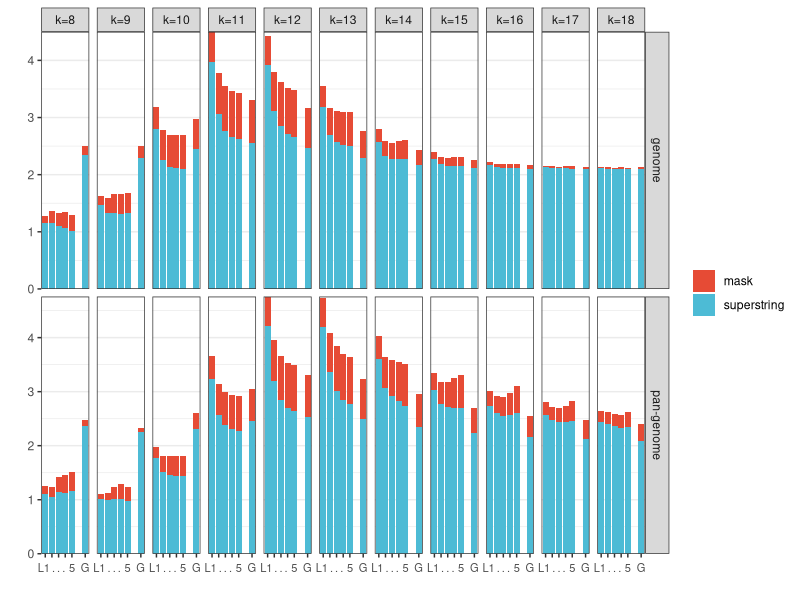
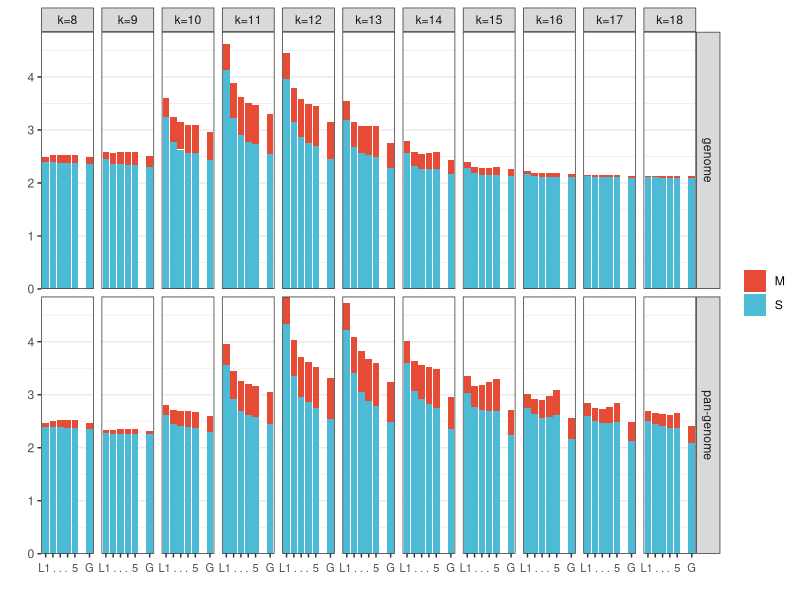
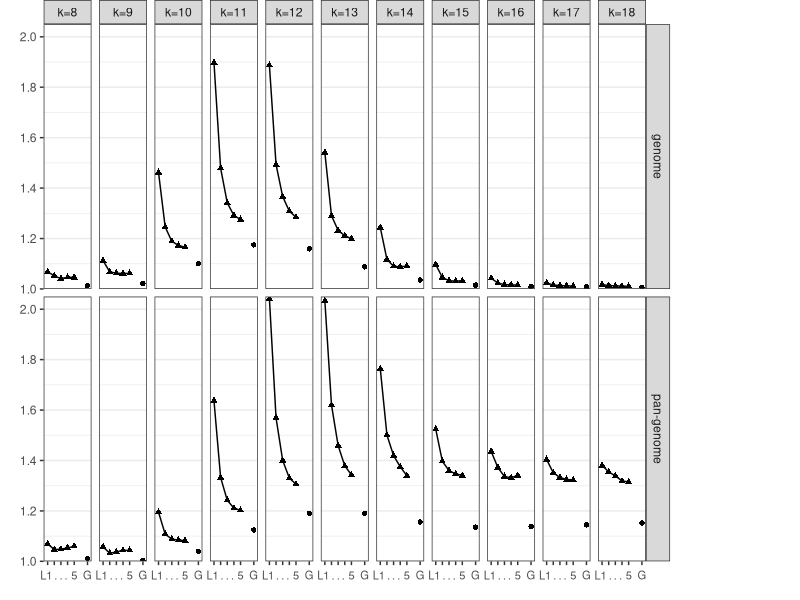
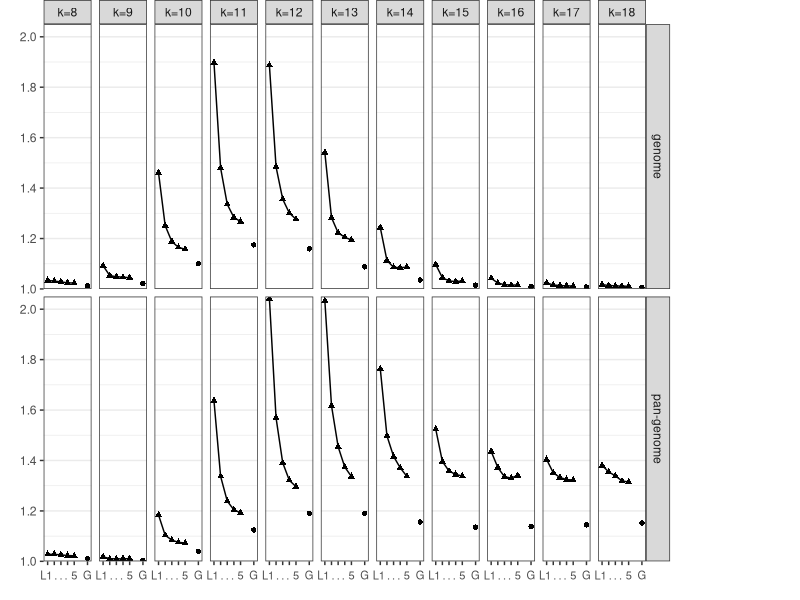
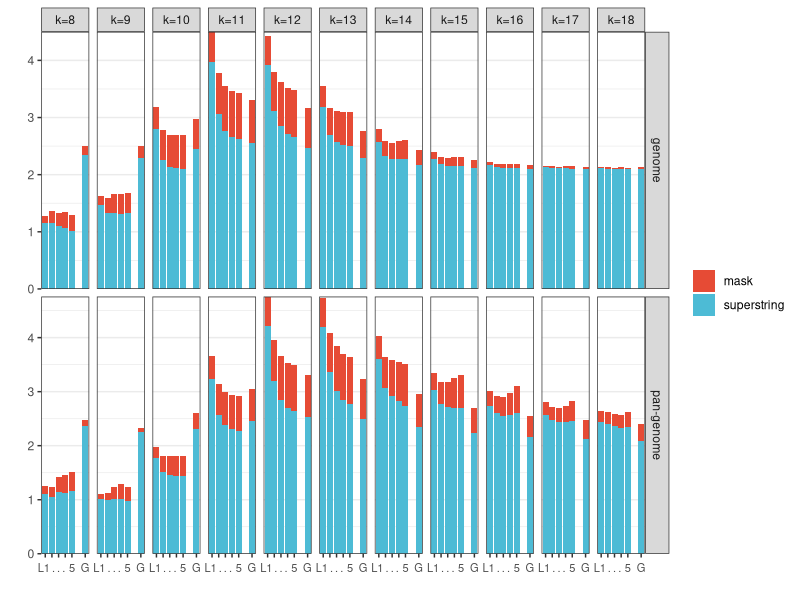
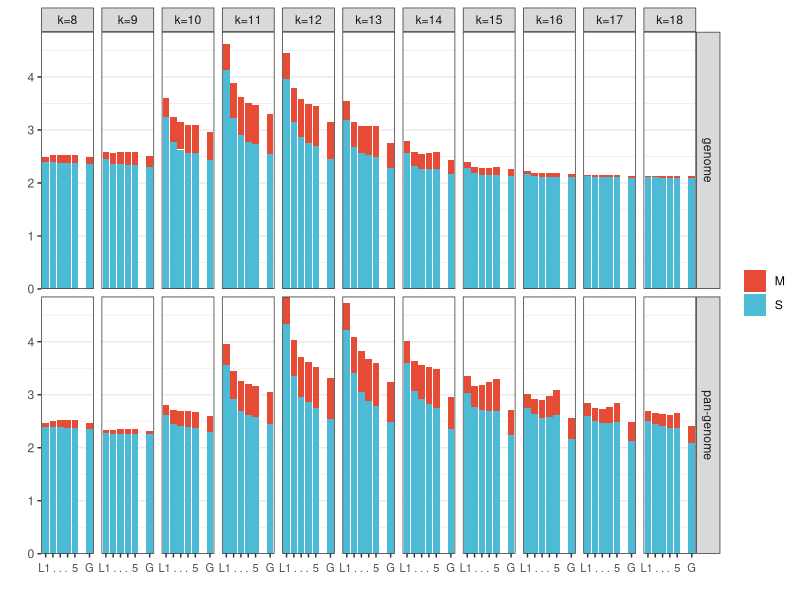
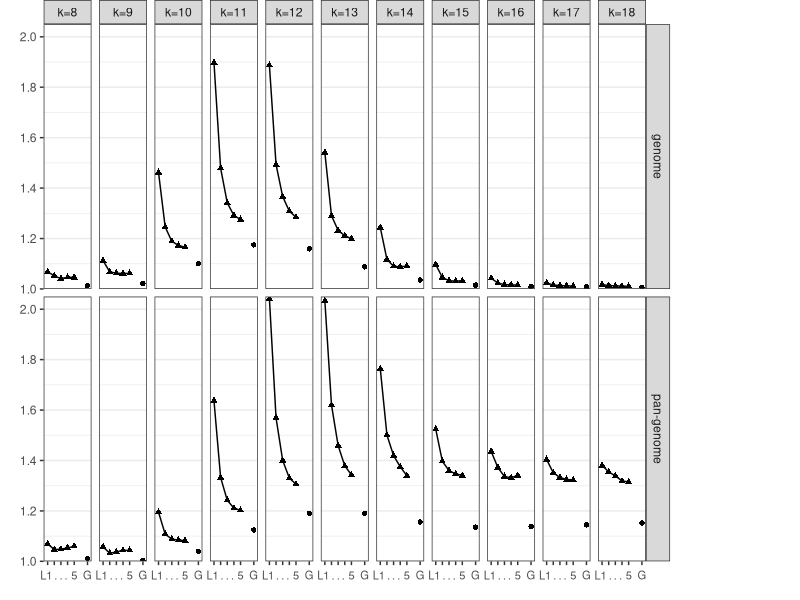
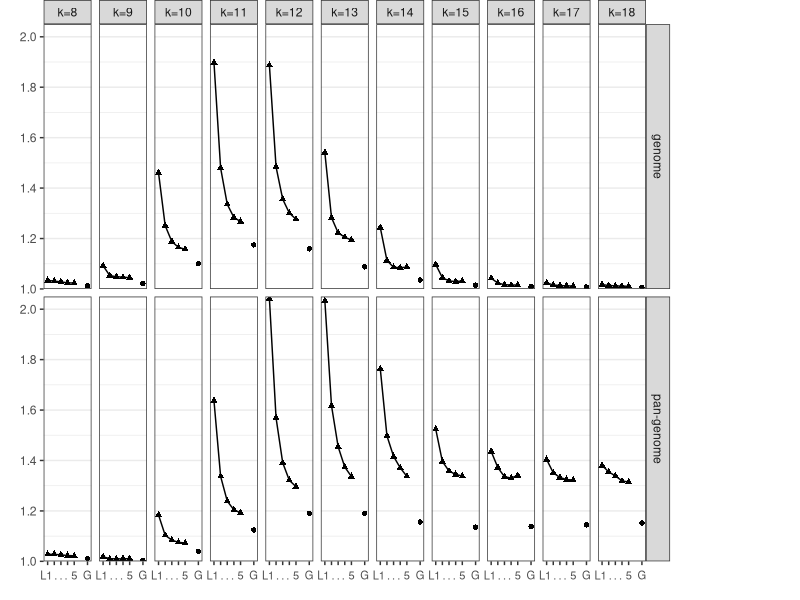

Reproduce these figures in R, in order.
#!/usr/bin/env Rscript

library(tidyverse)
library(ggsci)

h <- 7
w <- 20
u <- "cm"


theme_set(theme_bw() +
              theme(
                  axis.text.x = element_text(
                      size = 8,
                      angle = 0,
                      hjust = 0.5,
                      vjust = 0.2

                  ),
                  panel.grid.major.x = element_blank()
              ))

scfill <- scale_fill_npg


# Longer format -----------------------------------------------------------

df0 <- read_tsv("all_data.tsv", na = "na")

df1 <- df0 %>%
    pivot_longer(c("S_xz_bytes",
                   "M_xz_bytes"),
                 names_to = "key",
                 values_to = "bytes") %>%
    mutate(key = str_replace(key, "_xz_bytes", "")) %>%
    mutate(mb = bytes / 1e6)

facet_labeller <-
    labeller(
        k = function(k) {
            paste0("k=", k)
        },
        genome = label_value
    )



# Filter  -----------------------------------------------------------

df2 <- df1 %>%
    filter(08 <= k & k <= 18) %>%
    filter(M_alg == "default") %>%
    #mutate(d = ifelse(is.na(d), 0, d)) %>%
    mutate(d = ifelse(is.na(d), 7, d)) %>%
    filter(! is.na(camel_DS)) %>%
    filter(S_alg != "streaming") %>%
    filter(
        genome == "spneumoniae-pangenome" |
            genome == "spneumoniae" #| genome == "sars-cov-2-pangenome"
    ) %>%
    mutate(genome = str_replace(genome, "spneumoniae-pangenome", "pan-genome")) %>%
    mutate(genome = str_replace(genome, "spneumoniae", "genome"))

df.ht <- df2 %>% filter(!grepl('AC', S_alg))
df.ac <- df2 %>% filter(grepl('AC', S_alg))




# Plot xz bits per k-mer -----------------------------------------------------------

# trick - copies of the same tick disappear <- using the same
# name can be used for tick removal
ggplot(df.ht) +
    aes(x = d,
        y = 8 * bytes / kmer_count,
        fill = key) +
    geom_bar(stat = "identity") +
    #, scales = "free"
    facet_grid(genome ~ k, labeller = facet_labeller, scales = "free") +
    scfill(labels = c("mask", "superstring")) +
    scale_x_discrete(name = "",
                     limits = c("L1 ", " .", " . ", ". ", "5", " . ", "G")) +
    scale_y_continuous(expand = c(0, 0),
                       #name = "xz bits per distinct k-mers",
                       name = "") +
	   theme(legend.title= element_blank())


ggsave(
    "xz_bits_per_kmer_HT.pdf",
    height = h,
    width = w,
    unit = u
)




ggplot(df.ac) +
    aes(x = d,
        y = 8 * bytes / kmer_count,
        fill = key) +
    geom_bar(stat = "identity") +
    #, scales = "free"
    facet_grid(genome ~ k, labeller = facet_labeller) +
    scfill() +
    scale_x_discrete(name = "",
                     limits = c("L1 ", " .", " . ", ". ", "5", " . ", "G")) +
    scale_y_continuous(expand = c(0, 0),
                       #name = "xz bits per distinct k-mers",
                       name = "") +
	   theme(legend.title= element_blank())


ggsave(
    "xz_bits_per_kmer_AC.pdf",
    height = h,
    width = w,
    unit = u
)







# Plot superstring chars per k-mer -----------------------------------------------------------

ggplot(df.ht %>% filter(key == "S")) +
    aes(x = d,
        y = l / kmer_count,
        shape = algorithm) +
    scfill() +
    geom_point() +
    geom_line(aes(group = algorithm)) +
    facet_grid(genome ~ k, labeller = facet_labeller) +
    scale_x_discrete(name = "",
                     limits = c("L1 ", " .", " . ", ". ", "5", " . ", "G")) +
    scale_y_continuous(
        #name = "characters per distinct k-mer",
        name = "",
        breaks = seq(1, 2, 0.2),
        lim = c(1.0, 2.05),
        expand = c(0, 0)
    ) +
    theme(plot.margin = margin(0, 3.3, 0, 0, "cm")) +
    guides(shape = "none")

ggsave(
    "chars_per_kmer_HT.pdf",
    height = h,
    width = w,
    unit = u
)




ggplot(df.ac %>% filter(key == "S")) +
    aes(x = d,
        y = l / kmer_count,
        shape = algorithm) +
    scfill() +
    geom_point() +
    geom_line(aes(group = algorithm)) +
    facet_grid(genome ~ k, labeller = facet_labeller) +
    scale_x_discrete(#name = "d",
        name = "",
        limits = c("L1 ", " .", " . ", ". ", "5", " . ", "G")) +
    scale_y_continuous(
        #name = "characters per distinct k-mer",
        name = "",
        breaks = seq(1, 2, 0.2),
        lim = c(1.0, 2.05),
        expand = c(0, 0)
    ) +
    theme(plot.margin = margin(0, 3.3, 0, 0, "cm")) +
    guides(shape = "none")

ggsave(
    "chars_per_kmer_AC.pdf",
    height = h,
    width = w,
    unit = u
)
